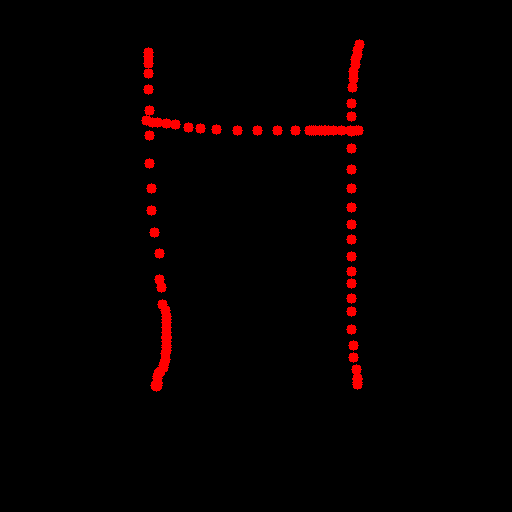
#> input picture dataset/test_images/img.png, 512 x 512 px; its folder holds only this picture in this run
$ python test_sift.py   (older library calls are emulated)
#> lines starting #> are read from the running program, lines starting #| are printed output that depends on the picture; after the words box and inside, x2 and y2 are one past the last pixel; in counts of white or black regions, pixels touching at a corner belong together
from __future__ import absolute_import
from __future__ import division
from __future__ import print_function

import cv2
import os
import math
from scipy import ndimage, misc
import numpy as np
from matplotlib import pyplot as plt
from scipy import spatial


def drawMatches(img1, kp1, img2, kp2, matches):

    rows1 = img1.shape[0]
    cols1 = img1.shape[1]
    rows2 = img2.shape[0]
    cols2 = img2.shape[1]

    out = np.zeros((max([rows1,rows2]),cols1+cols2,3), dtype='uint8')
    out[:rows1,:cols1] = np.dstack([img1])
    out[:rows2,cols1:] = np.dstack([img2])
    for mat in matches:
        img1_idx = mat.queryIdx
        img2_idx = mat.trainIdx
        (x1,y1) = kp1[img1_idx].pt
        (x2,y2) = kp2[img2_idx].pt

        cv2.circle(out, (int(x1),int(y1)), 4, (255, 0, 0, 1), 1)
        cv2.circle(out, (int(x2)+cols1,int(y2)), 4, (255, 0, 0, 1), 1)
        cv2.line(out, (int(x1),int(y1)), (int(x2)+cols1,int(y2)), (255, 0, 0, 1), 1)

    return out


def extract_features(image, alg, vector_size=32):
	#print('Hello')
	try:

		#alg = cv2.xfeatures2d.SIFT_create()
		kps = alg.detect(image)
		kps = sorted(kps, key=lambda x: -x.response)[:vector_size]
		kps, dsc = alg.compute(image, kps)
		if(len(kps) != 0):
			dsc = dsc.flatten()
			needed_size = (vector_size * 64)
			if dsc.size < needed_size:
				dsc = np.concatenate([dsc, np.zeros(needed_size - dsc.size)])
			dsc = dsc[:2048]
			#print(dsc)
		else:
			return(np.zeros(vector_size * 64))
	except cv2.error as e:
		print('Error: ', e)
		return None
	idx = dsc.argsort()[-1:-411:-1]
	binarize_dsc = np.zeros(2048)
	binarize_dsc[idx[:]] = 1
	return(binarize_dsc)


def getFeatureMap(img, sift):
	#alg = cv2.KAZE_create()
	kp, des = sift.detectAndCompute(img,None)
	temp_vector = np.zeros(128)
	if(len(kp) != 0):
		for x in range(len(des)):
			for y in range(128):
				temp_vector[y] = des[x][y]
	#print(temp_vector)
	return(temp_vector)

def getMatch(feature_map1,feature_map2):
	#intersection_cardinality = len(set.intersection(*[set(feature_map1), set(feature_map2)]))
	#union_cardinality = len(set.union(*[set(feature_map1), set(feature_map2)]))
	#return intersection_cardinality/float(union_cardinality)

	match_value = 0
	result = spatial.distance.cosine(feature_map1, feature_map2)
	return(result)

	#for x in range(len(feature_map1)):
	#	match_value = match_value + abs(feature_map1[x] - feature_map2[x])
	#return(match_value)

def make_bag_of_words():
	#resizing the images
	imdataset = []
	for root, dirnames, filenames in os.walk("./dataset/image_dataset"):
		for filename in filenames:
			filepath = os.path.join(root, filename)
			imdata = ndimage.imread(filepath, mode="L")
			imdata_resized = misc.imresize(imdata, (300, 300))
			imdataset.append(imdata_resized)
	sift = cv2.xfeatures2d.SIFT_create()
	alg = cv2.KAZE_create()

	feature_dataset = []
	for x in range(len(imdataset)):
		train_image = imdataset[x]
		getfeatures = extract_features(train_image, alg)
		#getfeatures = getFeatureMap(train_image,sift)
		feature_dataset.append(getfeatures)

	return(feature_dataset,alg,imdataset)


def forming_shadow(feature_dataset,alg,imdataset):
	kmin = 5
	final_image_created = np.zeros(shape=[300, 300])

	test_images = []
	for root, dirnames, filenames in os.walk("./dataset/test_images"):
		for filename in filenames:
			filepath = os.path.join(root, filename)
			test_image = ndimage.imread(filepath, mode="L")
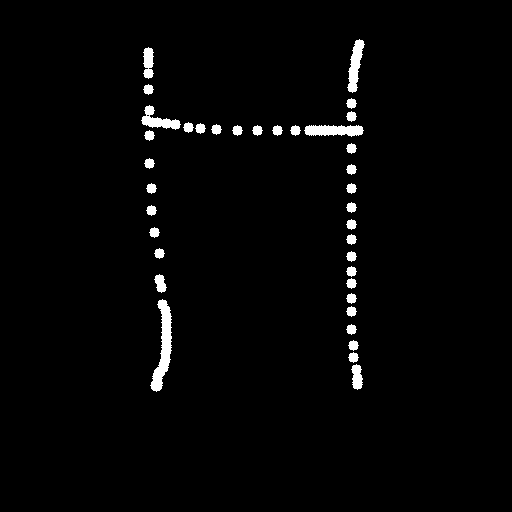
#> test_image: shape (512, 512); values 0 (black) and 76 (white), 2.1% white; 37 white regions, largest, box (x1, y1, x2, y2) and area: (150, 299, 172, 392) 919, (304, 125, 364, 137) 549, (347, 39, 365, 93) 490
			test_image_resized = misc.imresize(test_image, (300, 300))
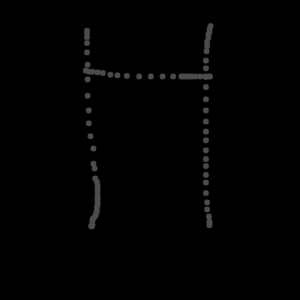
#> test_image_resized: shape (300, 300); min 0, max 76, mean 1.6
			for temp in range(300):
				for temp2 in range(300):
					test_image_resized[temp][temp2] = 255 - test_image_resized[temp][temp2]
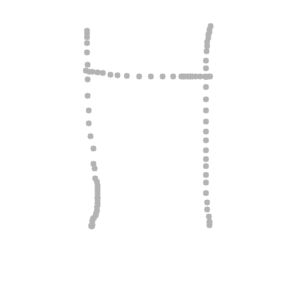
#> test_image_resized: shape (300, 300); min 179, max 255, mean 253.4
			test_images.append(test_image_resized)

	for a in range(len(test_images)):
		#print(a)
		#print(len(test_images))

		total_match_value = 0;
		new_image_formed = np.zeros(shape=[300, 300])

		get_test_image = test_images[a]
		test_feature = extract_features(get_test_image, alg)
		#test_feature = getFeatureMap(get_test_image,sift)
		Match_value = np.zeros(len(imdataset))
		for z in range(len(imdataset)):
			getMatchPair = feature_dataset[z]
			getMatchValue = getMatch(test_feature,getMatchPair)
			Match_value[z] = getMatchValue
		idx = np.argsort(Match_value)

		for im in range(kmin):
			for x_image in range(300):
				for y_image in range(300):
					if(imdataset[idx[im]][x_image][y_image] < 200):
						#new_image_formed[x_image][y_image] = new_image_formed[x_image][y_image] + 1 - Match_value[idx[im]]
						new_image_formed[x_image][y_image] = new_image_formed[x_image][y_image] + ((2.31)**(-1*Match_value[idx[im]]))

		for ind in range(kmin):
			#total_match_value = total_match_value + 1 - Match_value[idx[ind]]
			total_match_value = total_match_value + (2.31**(-1*Match_value[idx[ind]]))

		for x_image in range(300):
				for y_image in range(300):
					final_image_created[x_image][y_image] = int((1.0 - (float(new_image_formed[x_image][y_image])/float(total_match_value)) )*255.0);
					#if(final_image_created[x_image][y_image] > 120 and final_image_created[x_image][y_image] < 200 ):
						#print(final_image_created[x_image][y_image])

		blur = cv2.blur(final_image_created,(15,15))
		for x_image in range(300):
				for y_image in range(300):
					if(get_test_image[x_image][y_image] < 200):
						blur[x_image][y_image] = 150
						#final_image_created[x_image][y_image] = 0;
						#print(get_test_image[x_image][y_image])
		#plt.imshow(blur,cmap = 'gray');
		# plt.figure(a)
		plt.ion()
		plt.imshow(blur,cmap = 'gray')
		#plt.subplot(121),plt.imshow(get_test_image,cmap = 'gray')
		#plt.subplot(122),plt.imshow(blur,cmap = 'gray')
		plt.show()
		plt.pause(4)
		plt.close('all')
#> this loop made 1 pass
#> needed_size in extract_features on pass 1: 2048
#> final_image_created: shape (300, 300) float64; every value is 0

'''
		print(Match_value[idx[:kmin]])

		plt.figure(a)
		plt.subplot(231),plt.imshow(get_test_image,cmap = 'gray')
		plt.subplot(232),plt.imshow(imdataset[idx[0]],cmap = 'gray')
		plt.subplot(233),plt.imshow(imdataset[idx[1]],cmap = 'gray')
		plt.subplot(234),plt.imshow(imdataset[idx[2]],cmap = 'gray')
		plt.subplot(235),plt.imshow(imdataset[idx[3]],cmap = 'gray')
		plt.subplot(236),plt.imshow(imdataset[idx[4]],cmap = 'gray')
	plt.show()
'''

def main():
	"""Main function."""
	feature_dataset,alg,imdataset = make_bag_of_words()
	forming_shadow(feature_dataset,alg,imdataset)

if __name__=='__main__':
#> (the run stopped early here; a loop or call above may not have finished)
